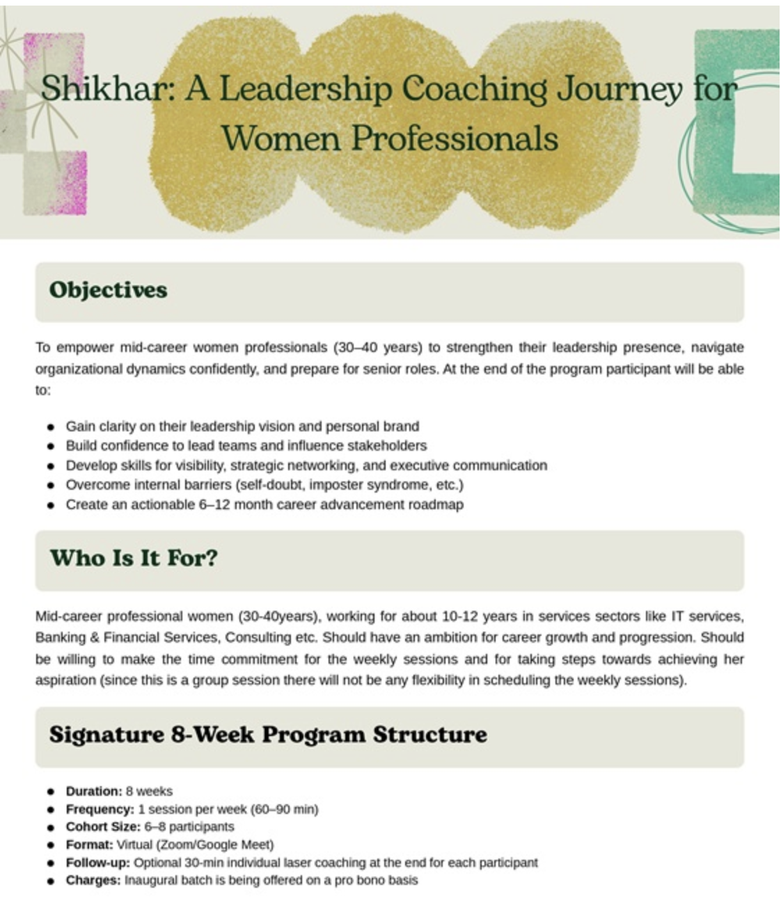
#> input picture public/shikhar-flyer.png, 781 x 903 px, shrunk from 1122 x 1298 before the run
$ python crop.py
#> lines starting #> are read from the running program, lines starting #| are printed output that depends on the picture
from PIL import Image

img = Image.open('public/shikhar-flyer.png')
#> img is the input picture: PIL image 781x903 RGBA; mean R, G, B, A 225.5, 225, 212.7, 255
w, h = img.size
#> w = 781; h = 903

# We want to crop out the bottom part. Let's assume it's the bottom 160 pixels.
# The user wants to crop out the "Registration and Selection" block which is at the bottom.
crop_height = h - 180
#> crop_height = 723

cropped_img = img.crop((0, 0, w, crop_height))
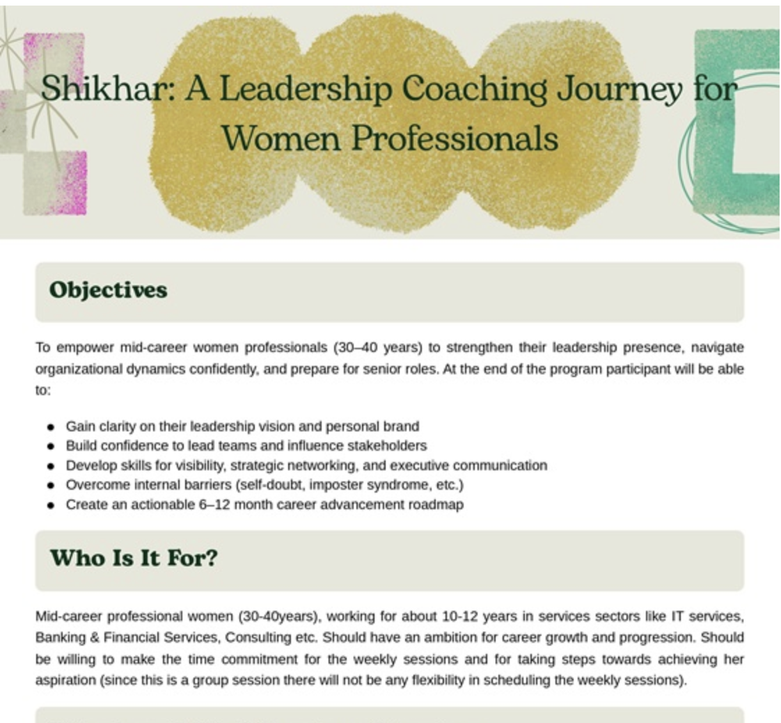
#> cropped_img: PIL image 781x723 RGBA; mean R, G, B, A 223, 222.5, 207.6, 255
cropped_img.save('public/shikhar-flyer.png')
print(f'Cropped to {w}x{crop_height}')
#| Cropped to 781x723

$ run again, with public/about-approach-bg.png copied over public/shikhar-flyer.png
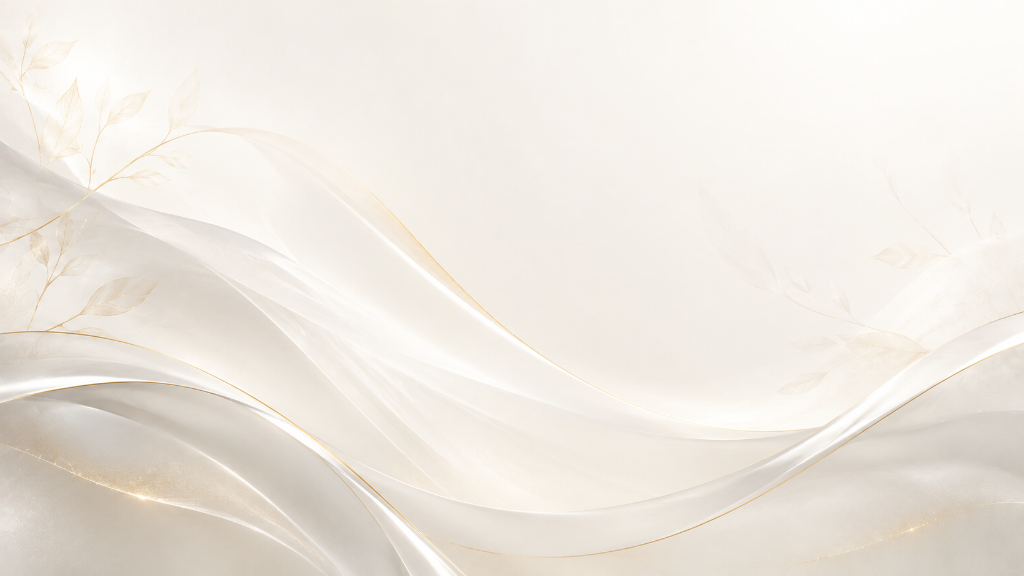
#> input picture public/about-approach-bg.png, 1024 x 576 px
#> img is the input picture: PIL image 1024x576 RGBA; mean R, G, B, A 238.2, 232.5, 224.5, 255
#> `cropped_img = img.crop((0, 0, w, crop_height))`:
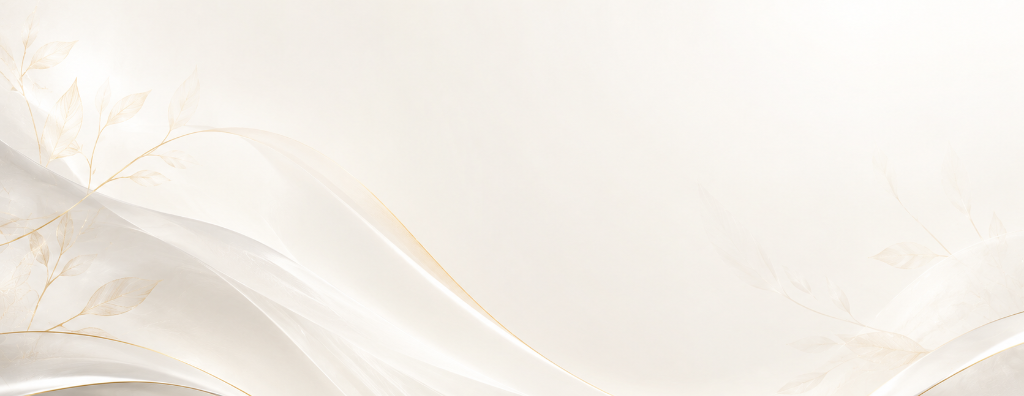
#> cropped_img: PIL image 1024x396 RGBA; mean R, G, B, A 244.1, 239.4, 232.7, 255
#| Cropped to 1024x396

$ run again, with public/about-cta-bg.png copied over public/shikhar-flyer.png
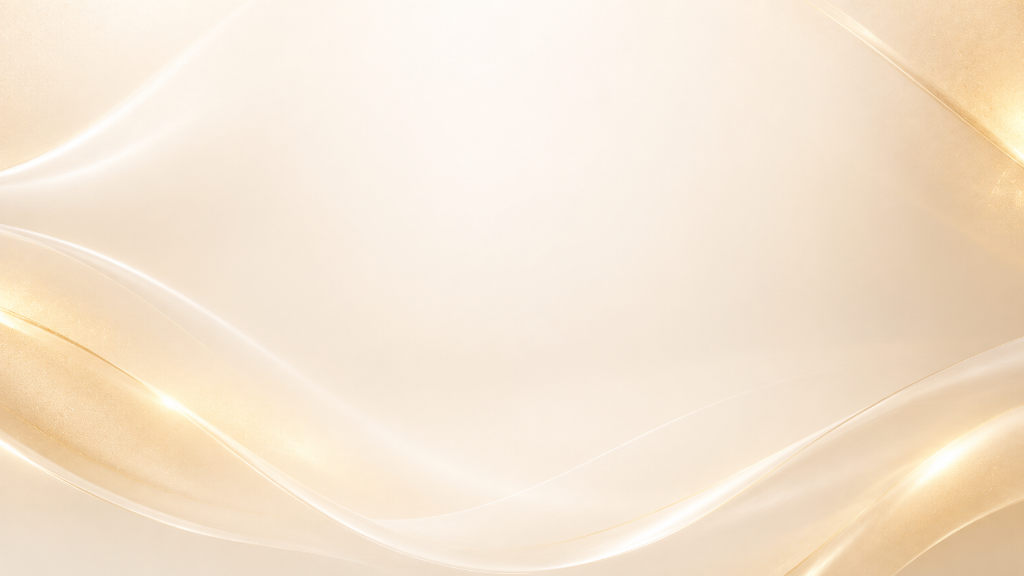
#> input picture public/about-cta-bg.png, 1024 x 576 px
#> img is the input picture: PIL image 1024x576 RGBA; mean R, G, B, A 245.3, 229.3, 209.4, 255
#> `cropped_img = img.crop((0, 0, w, crop_height))`:
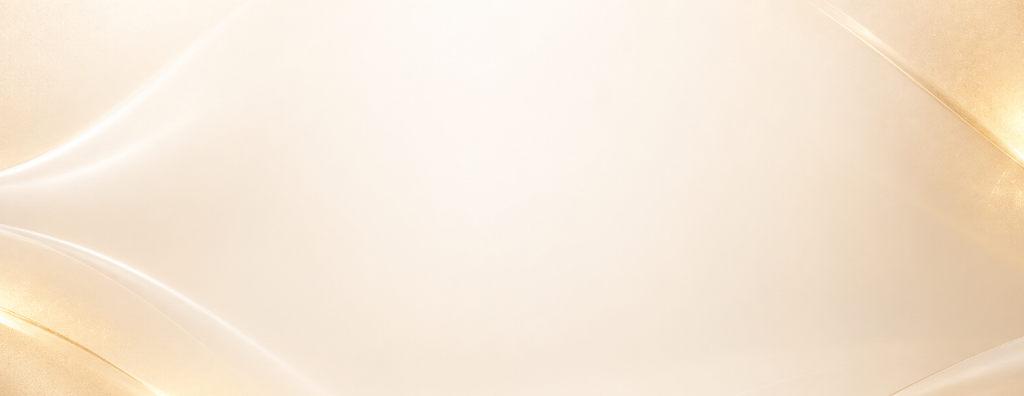
#> cropped_img: PIL image 1024x396 RGBA; mean R, G, B, A 246, 231.2, 213.3, 255
#| Cropped to 1024x396
